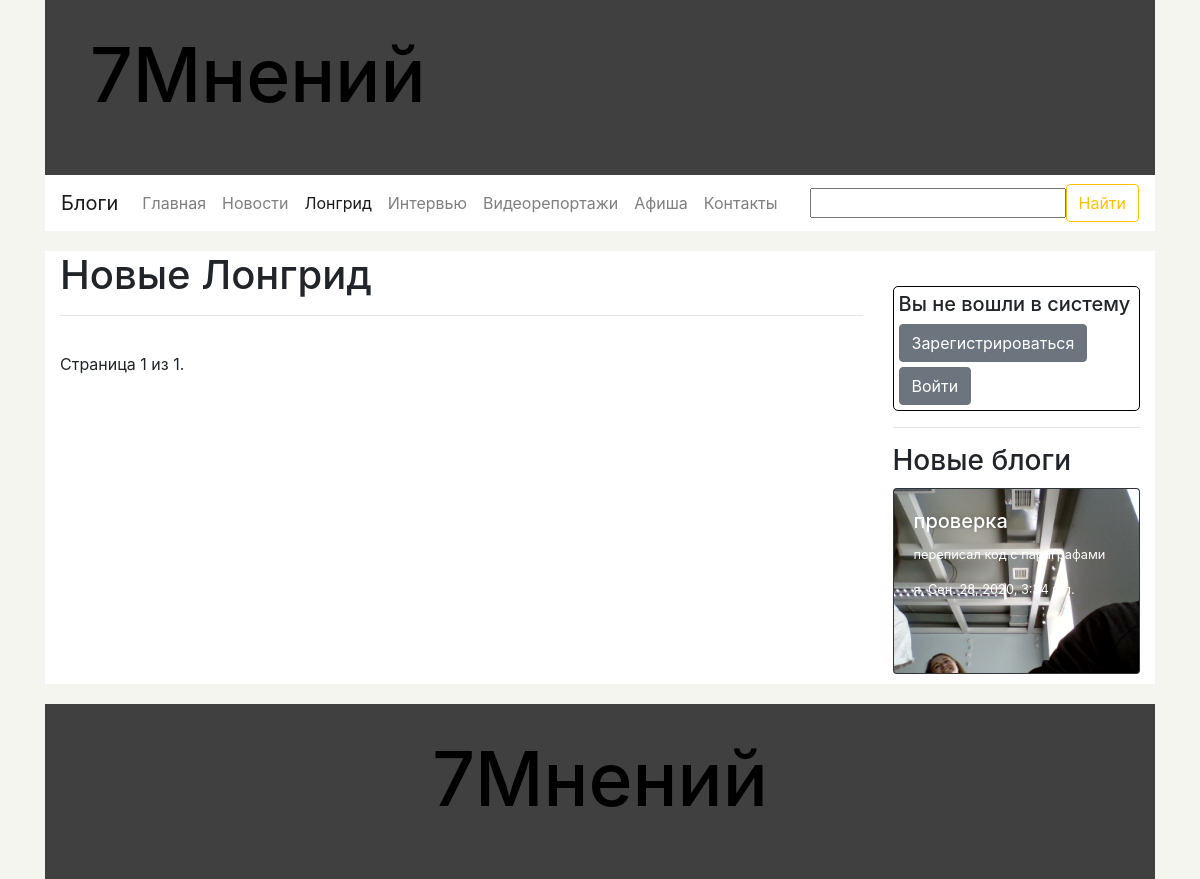
The app's page /seven_op/show_category/longreads with its own data.
### seven_op/models.py (models this page shows, shortened)
class Category(models.Model):
    name_sing = models.CharField("имя в единственном числе", max_length=200)
    name_plur = models.CharField("имя во множественном числе", max_length=200)
    name_url = models.CharField("имя для ссылки", max_length=200)
    def get_url_for_show_page(self):
        return reverse('show_category', args=[str(self.name_url)])
    class Meta:
        ordering = ["-name_sing"]
        verbose_name_plural = "Категории"

class Blog(models.Model):
    title = models.CharField("заголовок", max_length=200)
    description = models.CharField("описание", max_length=1000, null=True, blank=True)
    author = models.ForeignKey('BlogAuthor', on_delete=models.SET_NULL, null=True)
    paragraphs = models.ManyToManyField('Paragraph', verbose_name="Параграфы")
    preview = models.ImageField("фото на заголовок", upload_to="seven_op/static/uploads/previews/%Y/%m/%d", null=True,
                                default=None)
    photos_for_spin = models.ManyToManyField('UploadedPhoto', verbose_name='Фото на "карусель"',
                                             default=None, blank=True)
    attached_files = models.ManyToManyField('UploadedFile', verbose_name="прикрепленные файлы",
                                            default=None, blank=True)
    comments = models.ManyToManyField('Comment', verbose_name="Комментарии к блогу", default=None, blank=True)
    date = models.DateTimeField(auto_now=True)
    def get_url_for_show(self):
        return reverse('show_blog', args=[str(self.id)])
    class Meta:
        ordering = ["-date"]
        verbose_name_plural = "Блоги"

class BlogAuthor(models.Model):
    name = models.CharField("имя автора блогов", max_length=200)
    photo = models.ForeignKey('UploadedPhoto', on_delete=models.SET_NULL, null=True, blank=True,
                              help_text="выберете фото из загруженных")
    info = models.TextField("информация об авторе", help_text="необязательное поле", null=True, blank=True)
    def __str__(self):
        return str(self.name)
    class Meta:
        ordering = ["-name"]
        verbose_name_plural = "Авторы блогов"

### seven_op/views.py (the view)
# urls.py: url(r'^show_category/(?P<pk>[-\w]+)$', views.show_category, name='show_category'),
def show_category(request, pk):
    search_result = common_search(request)
    if search_result['url']:
        return HttpResponseRedirect(search_result['url'])
    categories = Category.objects.all()
    needed_category = Category.objects.get(name_url__exact=pk)
    posts = Post.objects.filter(category__name_url__exact=pk)
    paginator = Paginator(posts, 21, allow_empty_first_page=True)
    page = request.GET.get('page')
    try:
        needed_posts = paginator.page(page)
    except PageNotAnInteger:
        needed_posts = paginator.page(1)
    except EmptyPage:
        needed_posts = paginator.page(paginator.num_pages)
    title = "7Мнений - " + str(needed_category.name_plur)
    active = needed_category.id
    recent_blogs = Blog.objects.all()
    recent_blogs = recent_blogs[:min(len(recent_blogs), 5)]
    return render(request,
                  'show_category_template.html',
                  context={'posts': needed_posts,
                           'categories': categories,
                           'needed_category': needed_category,
                           'active': active,
                           'recent_blogs': recent_blogs,
                           'page_title': title,
                           'search_form': search_result['form']})

### seven_op/forms.py (shortened to what this page needs)
class SearchForm(forms.Form):
    query = forms.CharField(max_length=100, min_length=1, label="", help_text="", required=False,
                            error_messages={'required': ''})

### seven_op/views.py (called while the page is built)
def common_search(request):
    ret = dict()
    ret['url'] = False
    if request.method == 'POST':
        form = SearchForm(request.POST)
        if form.is_valid():
            query = form.cleaned_data['query']
            ret['url'] = reverse('my_search_result', args=(str(query),))
    else:
        proposed_data = ''
        ret['form'] = SearchForm(initial={'data': proposed_data})
    return ret

### seven_op/templates/show_category_template.html (shortened to what this page needs)
{% extends "common_template.html" %}
{% block content %}
    <h1>Новые {{needed_category.name_plur}}</h1>
    <hr>
    <div class="pagination">
        <span class="step-links">
            <span class="current">
                Страница {{ posts.number }} из {{ posts.paginator.num_pages }}.
            </span>
        </span>
    </div>
{% endblock %}

### seven_op/templates/common_template.html (shortened to what this page needs)
<!doctype html>
<html lang="ru">
  <head>
 	<link rel="stylesheet" href="https://stackpath.bootstrapcdn.com/bootstrap/4.5.2/css/bootstrap.min.css">    {% load static %}
      <link rel="stylesheet" href="{% static 'css/styles.css' %}">
  </head>
  <body>
  	<div class="container-fluid">
		<div class="container-lg">
  		<div class="header-bar container-lg">
			<div class="container-fluid logo-bar">
				<h1><a href="{% url 'main' %}">7Мнений</a></h1>
			</div>
  			<div class="menu-bar">
  				<nav class="navbar navbar-expand-lg navbar-light bg-light" style="background-color: white !important;">
				  <a class="navbar-brand" href="{% url 'show_blog_authors' %}">Блоги</a>
				  <div class="collapse navbar-collapse" id="navbarSupportedContent">
					  <ul class="navbar-nav mr-auto">
						{% if active == 0 %}
							<li class="nav-item">
								<a class="nav-link active" href="{% url 'main' %}">Главная</a>
							</li>
						{% else %}
							<li class="nav-item">
								<a class="nav-link" href="{% url 'main' %}">Главная</a>
							</li>
						{% endif %}
						{% for category in categories %}
							{% if active  == category.id %}
								<li class="nav-item">
				        			<a class="nav-link active" href="{{ category.get_url_for_show_page }}">{{ category.name_plur }}</a>
				      			</li>
				      		{% else %}
								<li class="nav-item">
				        			<a class="nav-link" href="{{ category.get_url_for_show_page }}">{{ category.name_plur }}</a>
				      			</li>
							{% endif %}
						{% endfor %}
					    {% if active  == 'contacts' %}
							<li class="nav-item">
								<a class="nav-link active" href="{% url 'contacts' %}">Контакты</a>
							</li>
						{% else %}
							<li class="nav-item">
								<a class="nav-link" href="{% url 'contacts' %}">Контакты</a>
							</li>
						{% endif %}
					  </ul>
				    <form action="" method="post" class="form-inline my-2 my-lg-0">
						<div class="form-group">
							{{ search_form }}
						</div>
				      <button class="btn btn-outline-warning my-2 my-sm-0" type="submit">Найти</button>
				    </form>
				  </div>
				</nav>
  			</div>
  		</div>
		<div class="container-lg content">
			<div class="row">
				<div class="container col-lg-9">
                    {% block content %}
                    {% endblock %}
				</div>
				<div class="side-bar container col-lg-3">
					<div class="login-menu container Border">
						{% if user.is_authenticated %}
							<h5>Вы вошли в систему как {{ user.get_username }}</h5>
							<a href="{% url 'logout' %}"><button class="btn btn-secondary" type="submit">Выйти</button></a>
						{% else %}
							<h5>Вы не вошли в систему</h5>
							<a href="{% url 'registration' %}"><button class="btn btn-secondary" type="submit" style="margin-bottom: 5px;">Зарегистрироваться</button></a>
							<a href="{% url 'login' %}"><button class="btn btn-secondary" type="submit">Войти</button></a>
						{% endif %}
					</div>
					<hr>
					<div class="blogs d-none d-lg-block">
						<h3>Новые блоги</h3>
						{% for blog in recent_blogs %}
							<a href="{{ blog.get_url_for_show }}">
								<div class="card bg-dark text-white" style="width: 100%; margin-bottom: 10px;">
									<img src="/{{ blog.preview }}" class="card-img" alt="">
									<div class="card-img-overlay">
										<h5 class="card-title">{{ blog.title }}</h5>
										<p class="card-text">{{ blog.description }}</p>
										<p class="card-text">{{ blog.author }}, {{ blog.date }}</p>
									</div>
								</div>
							</a>
						{% endfor %}
					</div>
				</div>
			</div>
		</div>
		  	<div class="footer container-lg">
		  		<div class="text-center"><h1><a href="{% url 'main' %}">7Мнений</a></h1></div>
		  	</div>
	  	</div>
	  	</div>
  </body>
</html>

### seven_op/static/css/styles.css (style rules this page uses)
body { background-color: #f5f5f0; }
a, a:hover { text-decoration: none; color: black; }
.content { background-color: white; }
.logo-bar, .footer { height: 175px; background-color: #404040; }
.logo-bar h1 { font-size: 75px; padding-left: 30px; padding-top: 30px; }
.login-menu { margin-top: 35px; font-size: 17px; }
.login-menu a, a:hover { color: #ffc107; }
.footer h1 { padding-top: 30px; font-size: 75px; }
.Border { padding: 5px; border: 1px solid black; border-radius: 5px; }
.header-bar { padding: 0; }
.card { margin-top: 10px; font-size: 80%; }
.pagination { text }

### records on screen
Category: name_plur "Новости"
Category: name_plur "Лонгрид"
Category: name_plur "Интервью"
Category: name_plur "Видеорепортажи"
Category: name_plur "Афиша"
Blog: preview (picture), title "проверка", description "переписал код с параграфами", author "я", date "Сен. 28, 2020, 3:34 п.п."

### other values on screen
{{ posts.number }} "1"
{{ posts.paginator.num_pages }} "1"
